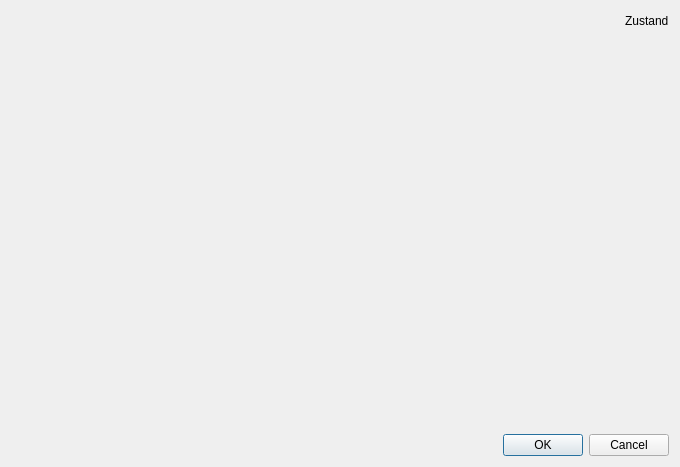
<?xml version="1.0" encoding="UTF-8"?>
<ui version="4.0">
 <class>apmui</class>
 <widget class="QDialog" name="apmui">
  <property name="geometry">
   <rect>
    <x>0</x>
    <y>0</y>
    <width>680</width>
    <height>467</height>
   </rect>
  </property>
  <property name="windowTitle">
   <string>Pumpversuch</string>
  </property>
  <layout class="QVBoxLayout" name="verticalLayout">
   <item>
    <layout class="QHBoxLayout" name="horizontalLayout_2">
     <item>
      <spacer name="horizontalSpacer_2">
       <property name="orientation">
        <enum>Qt::Horizontal</enum>
       </property>
       <property name="sizeHint" stdset="0">
        <size>
         <width>40</width>
         <height>20</height>
        </size>
       </property>
      </spacer>
     </item>
     <item>
      <widget class="QLabel" name="label">
       <property name="text">
        <string>Zustand</string>
       </property>
      </widget>
     </item>
    </layout>
   </item>
   <item>
    <spacer name="verticalSpacer">
     <property name="orientation">
      <enum>Qt::Vertical</enum>
     </property>
     <property name="sizeHint" stdset="0">
      <size>
       <width>20</width>
       <height>389</height>
      </size>
     </property>
    </spacer>
   </item>
   <item>
    <layout class="QHBoxLayout" name="horizontalLayout">
     <item>
      <spacer name="horizontalSpacer">
       <property name="orientation">
        <enum>Qt::Horizontal</enum>
       </property>
       <property name="sizeHint" stdset="0">
        <size>
         <width>40</width>
         <height>20</height>
        </size>
       </property>
      </spacer>
     </item>
     <item>
      <widget class="QDialogButtonBox" name="buttonBox">
       <property name="orientation">
        <enum>Qt::Horizontal</enum>
       </property>
       <property name="standardButtons">
        <set>QDialogButtonBox::Cancel|QDialogButtonBox::Ok</set>
       </property>
      </widget>
     </item>
    </layout>
   </item>
  </layout>
 </widget>
 <resources/>
 <connections>
  <connection>
   <sender>buttonBox</sender>
   <signal>accepted()</signal>
   <receiver>apmui</receiver>
   <slot>accept()</slot>
   <hints>
    <hint type="sourcelabel">
     <x>248</x>
     <y>254</y>
    </hint>
    <hint type="destinationlabel">
     <x>157</x>
     <y>274</y>
    </hint>
   </hints>
  </connection>
  <connection>
   <sender>buttonBox</sender>
   <signal>rejected()</signal>
   <receiver>apmui</receiver>
   <slot>reject()</slot>
   <hints>
    <hint type="sourcelabel">
     <x>316</x>
     <y>260</y>
    </hint>
    <hint type="destinationlabel">
     <x>286</x>
     <y>274</y>
    </hint>
   </hints>
  </connection>
 </connections>
</ui>
